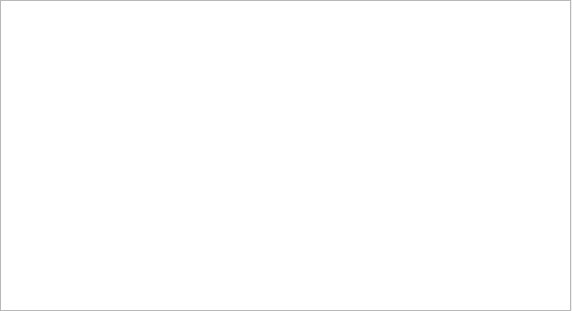
<?xml version="1.0" encoding="UTF-8"?>
<ui version="4.0">
 <class>AppListWidget</class>
 <widget class="QWidget" name="AppListWidget">
  <property name="geometry">
   <rect>
    <x>0</x>
    <y>0</y>
    <width>572</width>
    <height>311</height>
   </rect>
  </property>
  <property name="minimumSize">
   <size>
    <width>572</width>
    <height>311</height>
   </size>
  </property>
  <property name="windowTitle">
   <string>App</string>
  </property>
  <widget class="QTableWidget" name="AppTableWidget">
   <property name="geometry">
    <rect>
     <x>0</x>
     <y>0</y>
     <width>571</width>
     <height>311</height>
    </rect>
   </property>
   <property name="minimumSize">
    <size>
     <width>571</width>
     <height>311</height>
    </size>
   </property>
   <property name="contextMenuPolicy">
    <enum>Qt::CustomContextMenu</enum>
   </property>
   <property name="horizontalScrollBarPolicy">
    <enum>Qt::ScrollBarAlwaysOff</enum>
   </property>
   <property name="editTriggers">
    <set>QAbstractItemView::NoEditTriggers</set>
   </property>
   <property name="iconSize">
    <size>
     <width>60</width>
     <height>60</height>
    </size>
   </property>
   <property name="textElideMode">
    <enum>Qt::ElideNone</enum>
   </property>
   <property name="verticalScrollMode">
    <enum>QAbstractItemView::ScrollPerPixel</enum>
   </property>
   <property name="showGrid">
    <bool>false</bool>
   </property>
   <property name="rowCount">
    <number>3</number>
   </property>
   <property name="columnCount">
    <number>5</number>
   </property>
   <attribute name="horizontalHeaderVisible">
    <bool>false</bool>
   </attribute>
   <attribute name="horizontalHeaderDefaultSectionSize">
    <number>110</number>
   </attribute>
   <attribute name="verticalHeaderVisible">
    <bool>false</bool>
   </attribute>
   <attribute name="verticalHeaderDefaultSectionSize">
    <number>100</number>
   </attribute>
   <row>
    <property name="text">
     <string/>
    </property>
   </row>
   <row>
    <property name="text">
     <string/>
    </property>
   </row>
   <row/>
   <column>
    <property name="text">
     <string/>
    </property>
   </column>
   <column>
    <property name="text">
     <string/>
    </property>
   </column>
   <column>
    <property name="text">
     <string/>
    </property>
   </column>
   <column/>
   <column/>
   <item row="0" column="0">
    <property name="text">
     <string/>
    </property>
    <property name="textAlignment">
     <set>AlignHCenter|AlignBottom</set>
    </property>
   </item>
  </widget>
 </widget>
 <resources/>
 <connections/>
</ui>
